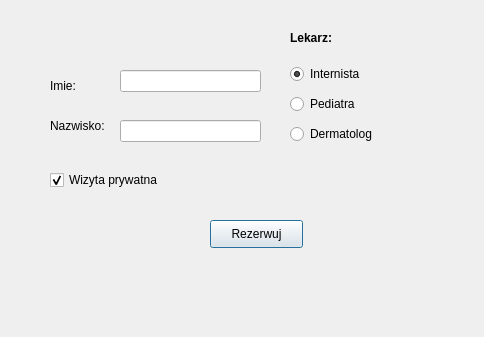
<?xml version="1.0" encoding="UTF-8"?>
<ui version="4.0">
 <class>Dialog</class>
 <widget class="QDialog" name="Dialog">
  <property name="geometry">
   <rect>
    <x>0</x>
    <y>0</y>
    <width>484</width>
    <height>337</height>
   </rect>
  </property>
  <property name="windowTitle">
   <string>Dialog</string>
  </property>
  <widget class="QLabel" name="label">
   <property name="geometry">
    <rect>
     <x>50</x>
     <y>70</y>
     <width>71</width>
     <height>31</height>
    </rect>
   </property>
   <property name="text">
    <string>Imie:</string>
   </property>
  </widget>
  <widget class="QLineEdit" name="lineEdit">
   <property name="geometry">
    <rect>
     <x>120</x>
     <y>70</y>
     <width>141</width>
     <height>22</height>
    </rect>
   </property>
  </widget>
  <widget class="QLabel" name="label_2">
   <property name="geometry">
    <rect>
     <x>50</x>
     <y>110</y>
     <width>71</width>
     <height>31</height>
    </rect>
   </property>
   <property name="text">
    <string>Nazwisko:</string>
   </property>
  </widget>
  <widget class="QLineEdit" name="lineEditSurname">
   <property name="geometry">
    <rect>
     <x>120</x>
     <y>120</y>
     <width>141</width>
     <height>22</height>
    </rect>
   </property>
  </widget>
  <widget class="QCheckBox" name="checkBoxPrivate">
   <property name="geometry">
    <rect>
     <x>50</x>
     <y>170</y>
     <width>131</width>
     <height>20</height>
    </rect>
   </property>
   <property name="text">
    <string>Wizyta prywatna</string>
   </property>
   <property name="checked">
    <bool>true</bool>
   </property>
  </widget>
  <widget class="QPushButton" name="pushButton">
   <property name="geometry">
    <rect>
     <x>210</x>
     <y>220</y>
     <width>93</width>
     <height>28</height>
    </rect>
   </property>
   <property name="text">
    <string>Rezerwuj</string>
   </property>
  </widget>
  <widget class="QLabel" name="result">
   <property name="geometry">
    <rect>
     <x>20</x>
     <y>270</y>
     <width>441</width>
     <height>51</height>
    </rect>
   </property>
   <property name="text">
    <string/>
   </property>
   <property name="alignment">
    <set>Qt::AlignCenter</set>
   </property>
  </widget>
  <widget class="QLabel" name="label_3">
   <property name="geometry">
    <rect>
     <x>290</x>
     <y>30</y>
     <width>55</width>
     <height>16</height>
    </rect>
   </property>
   <property name="font">
    <font>
     <weight>75</weight>
     <bold>true</bold>
    </font>
   </property>
   <property name="text">
    <string>Lekarz: </string>
   </property>
  </widget>
  <widget class="QWidget" name="">
   <property name="geometry">
    <rect>
     <x>290</x>
     <y>60</y>
     <width>121</width>
     <height>91</height>
    </rect>
   </property>
   <layout class="QVBoxLayout" name="verticalLayout">
    <item>
     <widget class="QRadioButton" name="Internista">
      <property name="text">
       <string>Internista</string>
      </property>
      <property name="checked">
       <bool>true</bool>
      </property>
     </widget>
    </item>
    <item>
     <widget class="QRadioButton" name="Pediatra">
      <property name="text">
       <string>Pediatra</string>
      </property>
     </widget>
    </item>
    <item>
     <widget class="QRadioButton" name="Dermatolog">
      <property name="text">
       <string>Dermatolog</string>
      </property>
     </widget>
    </item>
   </layout>
  </widget>
 </widget>
 <resources/>
 <connections/>
</ui>
